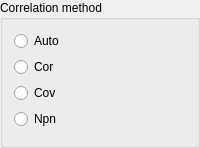
             <widget class="BoundGroupBox" name="correlationMethod">
              <property name="sizePolicy">
               <sizepolicy hsizetype="Preferred" vsizetype="Preferred">
                <horstretch>0</horstretch>
                <verstretch>0</verstretch>
               </sizepolicy>
              </property>
              <property name="title">
               <string>Correlation method</string>
              </property>
              <property name="flat">
               <bool>false</bool>
              </property>
              <layout class="QGridLayout" name="gridLayout_43">
               <item row="3" column="0">
                <widget class="QRadioButton" name="_4npn">
                 <property name="sizePolicy">
                  <sizepolicy hsizetype="Fixed" vsizetype="Fixed">
                   <horstretch>0</horstretch>
                   <verstretch>0</verstretch>
                  </sizepolicy>
                 </property>
                 <property name="text">
                  <string>Npn</string>
                 </property>
                </widget>
               </item>
               <item row="2" column="0">
                <widget class="QRadioButton" name="_3cov">
                 <property name="sizePolicy">
                  <sizepolicy hsizetype="Fixed" vsizetype="Fixed">
                   <horstretch>0</horstretch>
                   <verstretch>0</verstretch>
                  </sizepolicy>
                 </property>
                 <property name="text">
                  <string>Cov</string>
                 </property>
                </widget>
               </item>
               <item row="1" column="0">
                <widget class="QRadioButton" name="_2cor">
                 <property name="sizePolicy">
                  <sizepolicy hsizetype="Fixed" vsizetype="Fixed">
                   <horstretch>0</horstretch>
                   <verstretch>0</verstretch>
                  </sizepolicy>
                 </property>
                 <property name="text">
                  <string>Cor</string>
                 </property>
                </widget>
               </item>
               <item row="0" column="0">
                <widget class="QRadioButton" name="_1auto">
                 <property name="sizePolicy">
                  <sizepolicy hsizetype="Fixed" vsizetype="Fixed">
                   <horstretch>0</horstretch>
                   <verstretch>0</verstretch>
                  </sizepolicy>
                 </property>
                 <property name="text">
                  <string>Auto</string>
                 </property>
                </widget>
               </item>
               <item row="4" column="0">
                <spacer name="verticalSpacer_21">
                 <property name="orientation">
                  <enum>Qt::Vertical</enum>
                 </property>
                 <property name="sizeHint" stdset="0">
                  <size>
                   <width>20</width>
                   <height>5</height>
                  </size>
                 </property>
                </spacer>
               </item>
               <item row="1" column="1">
                <spacer name="horizontalSpacer_24">
                 <property name="orientation">
                  <enum>Qt::Horizontal</enum>
                 </property>
                 <property name="sizeHint" stdset="0">
                  <size>
                   <width>40</width>
                   <height>20</height>
                  </size>
                 </property>
                </spacer>
               </item>
              </layout>
             </widget>
